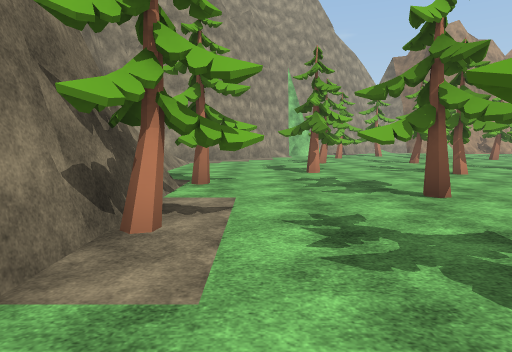
view 1 (above)

23 first-person views from a walk through a scene from a Unity 3-D project. The camera is 1.5 m above the floor, tilts 6° down and sees 75° across. The floor is counted in squares, 2 m on a side. Each view is taken from the middle of a square. On the plan, view 1 faces up. The plan holds only what a view shows up to about 11 squares ahead; the rest is blank. The place goes on beyond the plan. Some surface patterns are stand-ins.

view 2
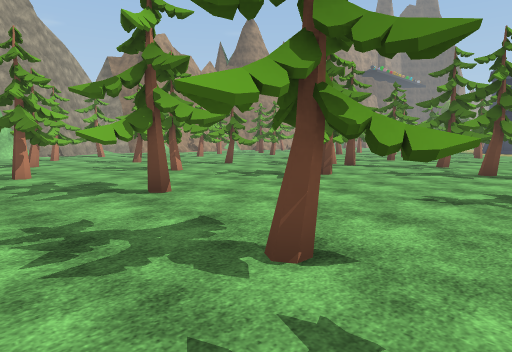

view 3
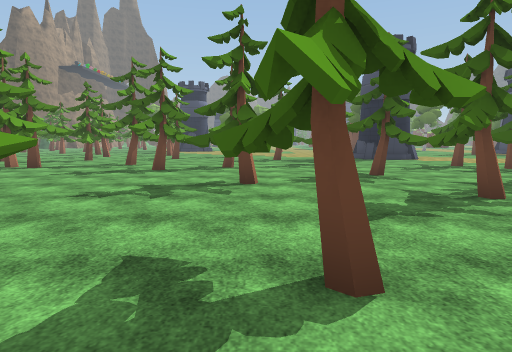

view 4
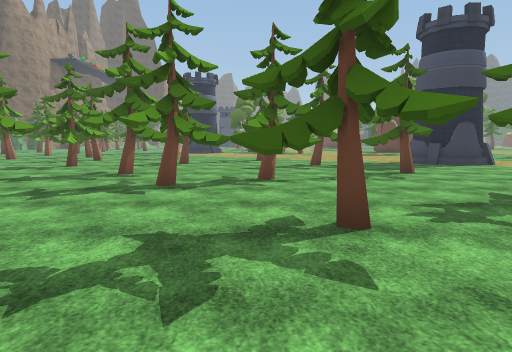

view 5
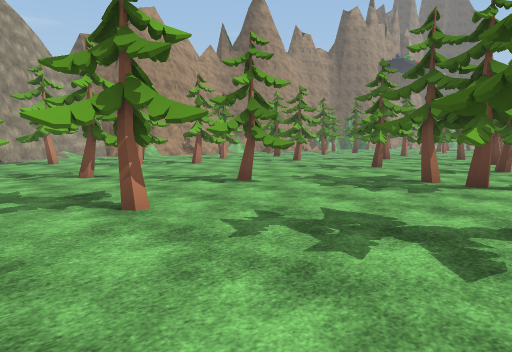

view 6
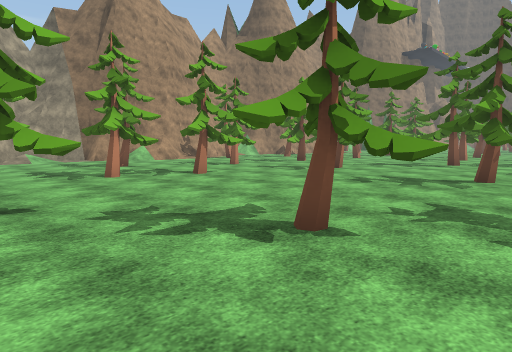

view 7
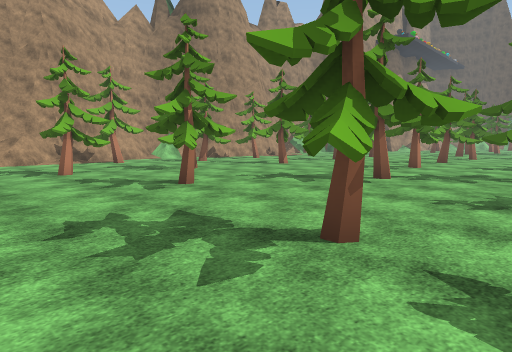

view 8
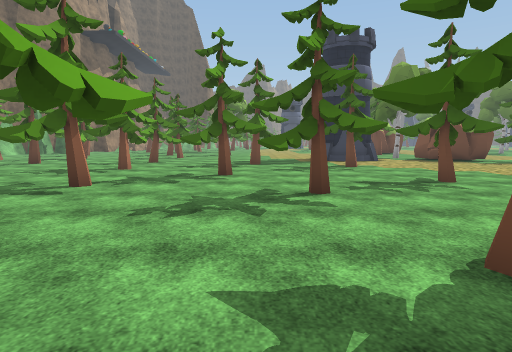

view 9
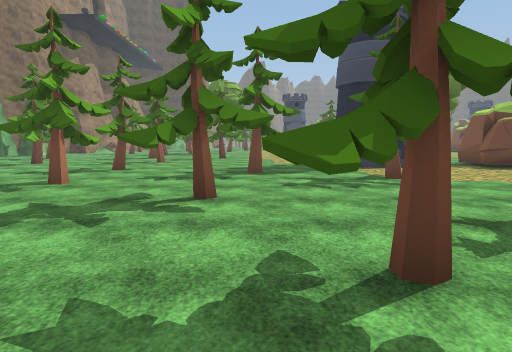

view 10
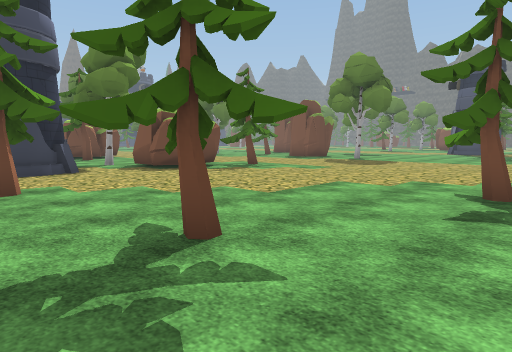

view 11
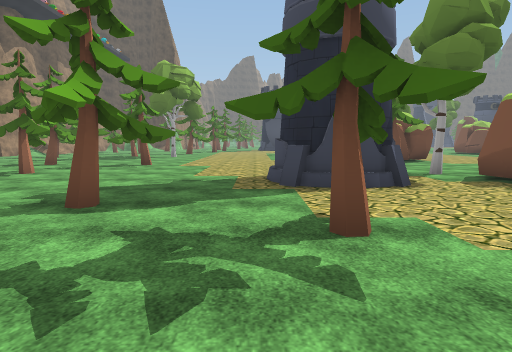

view 12
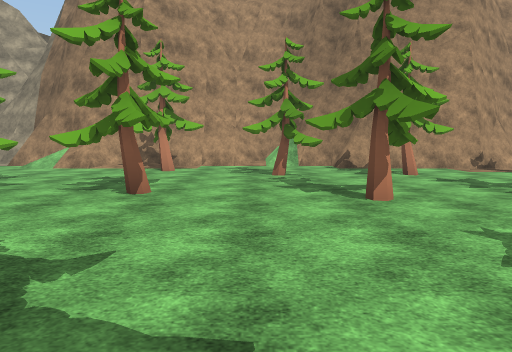

view 13
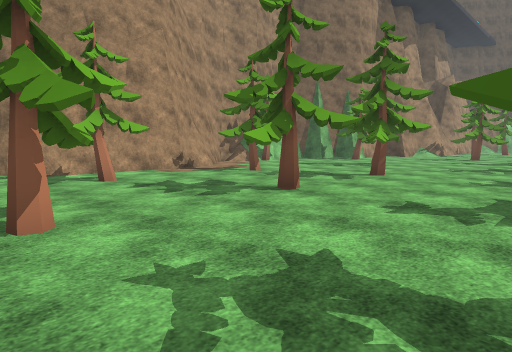

view 14
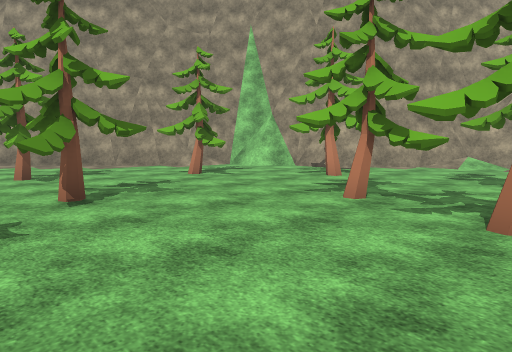

view 15
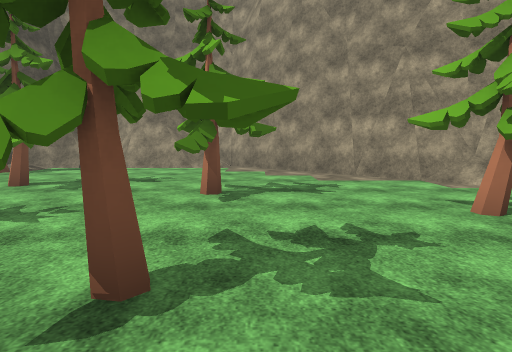

view 16
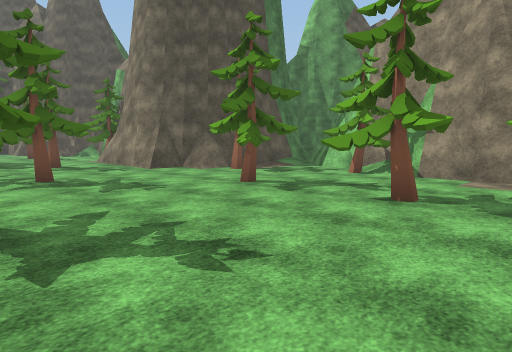

view 17
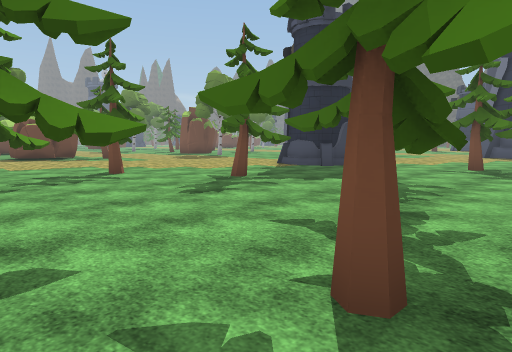

view 18
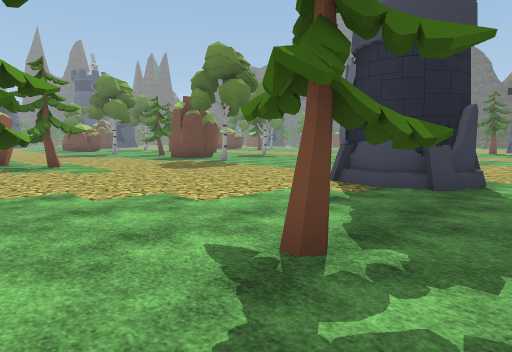

view 19
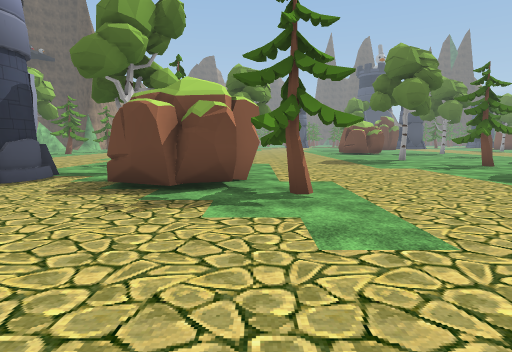

view 20
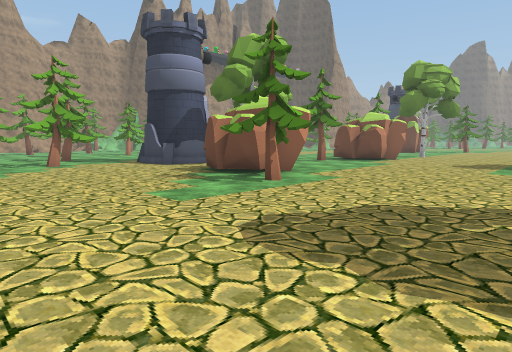

view 21
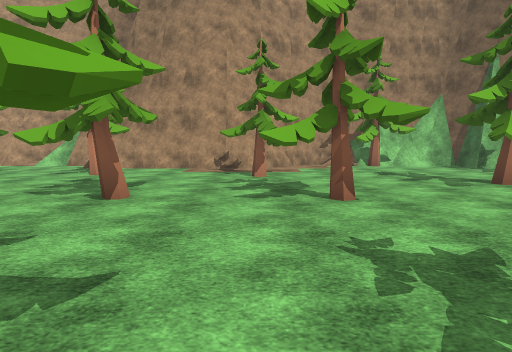

view 22
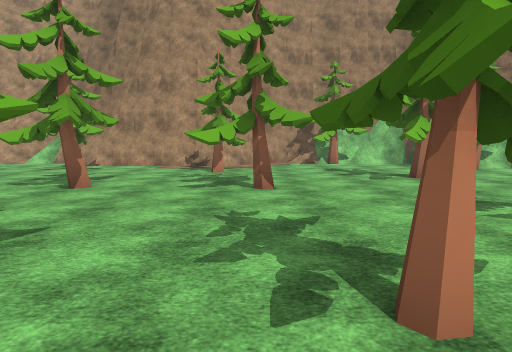

view 23
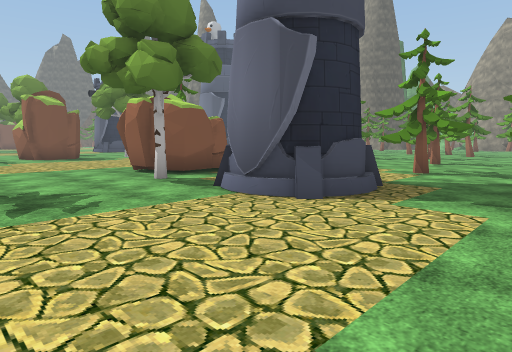

### Floor plan
Points are (right, up) in squares from view 1. A wall is a line through its corners. A room is listed if a view was taken in it or the views show most of it. See-through windows are left out.
Room 1 (views 1, 2, 3, 4, 5, 6, 7, 8, 9, 10, 11, 12, 13, 14, 15, 16, 17, 18, 19, 20, 21, 22, 23)
walls: (13, 19.9) (12.4, 19.4) (11.9, 19.4); (11.8, 20.1) (9.5, 20.1); (16.4, 20.1) (13.5, 20.1); (14.9, 20.3) (14.4, 20.2); (11.3, 20.1) (10.6, 20.2); (15.4, 20.4) (14.8, 20.4); (11.5, 20.4) (10.8, 20.5); (20.5, 19.2) (20.3, 19.4) (19.7, 19.4) (19.7, 20) (19.5, 20.1); (10.5, 20.4) (9.9, 20.4); (16.1, 20.7) (15.2, 20.4); (18.5, 20.2) (18.3, 20.4) (17.6, 20.4); (19.7, 20.1) (17.5, 20.1); (18.4, 20.6) (17.9, 20.6); (17.2, 21.1) (16.4, 20.4) (15.6, 20.4); (17.3, 21.1) (16.6, 20.9) (16.3, 20.6) (15.9, 20.6); (4.5, 18.2) (3.7, 18.2) (3.3, 18.1); (18.8, 20.7) (18.4, 21.2); (-1.4, 4.2) (-1.4, 0.4); (4, 18.4) (3.7, 18.3); (2.7, 17.3) (1.7, 17.3) (0.6, 16) (0.4, 15.1); (-1.4, 1.6) (-1.6, 1.1) (-1.6, 0.4) (-2.2, -0.4) (-2.4, -1.3); (3.4, 18.2) (2.8, 17.6) (2.2, 17.6) (1.6, 17.2); (8.5, 21.2) (7.4, 21.1) (4.8, 18.4); (0.6, 15.2) (-3.2, 11.4); (7.9, 21.2) (7.5, 21.5) (7.2, 21); (-2.5, 7) (-2.5, 6.2); (-2.7, 6.9) (-2.7, 6.3) (-2.5, 6.2); (23.8, 19.6) (23, 19.1); (-2.5, 9.6) (-2.5, 8.2); (-2.7, 9.2) (-2.7, 8.3) (-3.1, 7.9); (1.5, -5.8) (1.5, -7.5); (0.5, -4.7) (0.5, -5.8) (1.3, -5.8) (1.3, -6.3) (1.6, -6.5); (-0.4, -4.7) (0.2, -4.7) (0.2, -5.4) (0.5, -5.5) (0.7, -5.8); (-0.5, -4.6) (-0.2, -5); (0.2, -5.5) (1.3, -5.5); (25.2, 20.2) (24.6, 19.9) (24.1, 19.4) (23.5, 19.4); (-3.7, 9.8) (-3.3, 9); (-3.4, 11.3) (-3.8, 10.8); (-2.4, -2.5) (-3.2, -3.3); (26, 21) (24.2, 19.2) (19.7, 19.2); (-2.1, -4.6) (0.5, -4.6); (27.6, 21) (27, 21.1); (28.8, 20.6) (28, 20.4); (29.1, 20.4) (27.8, 20.4); (29.5, 20.1) (27.8, 20.1); (29.4, 20.3) (29.1, 20.6) (28.6, 20.6)
low walls: (12.5, 19.2) (11.5, 19.2); (3.7, 18.3) (2.7, 17.3); (-3.3, 9) (-3.3, 8.4)
objects: tree (-1, -4) to (0, -4); tree (-1, -1) to (-1, 0); tree (-1, 5) to (-1, 6); tree (0, 3); tree (1, 8) to (2, 8); tree (2, -1); tree (2, 1); tree (2, 4); tree (2, 11) to (3, 12); tree (3, 15) to (4, 15); tree (4, -7); tree (5, -4); tree (5, 8); tree (5, 17) to (6, 17); tree (6, -6); tree (6, -1) to (6, 0); tree (6, 4); tree (6, 11) to (6, 12); tree (7, -4); tree (8, 8) to (8, 9); tree (8, 14) to (9, 14); tree (9, -1) to (10, 0); tree (9, 1); tree (9, 5); tree (9, 16) to (10, 17); tree (10, -7); tree (10, 2) to (11, 3); tree (10, 6); tree (10, 13); tree (11, -3); tree (12, 5) to (13, 5); tree (12, 8); tree (12, 15) to (13, 16); tree (13, -3) to (13, -2); tree (13, 11) to (14, 12); tower (14, -6) to (15, -6); tree (14, 2) to (15, 3); tree (14, 15) to (15, 15); tree (14, 19) to (15, 19); tree (15, 6) to (16, 7); tree (16, -1) to (16, 0); tree (16, 10); tree (17, 3) to (18, 4); tree (18, 8); tree (18, 17); tree (19, 14) to (19, 15); tree (20, 10) to (21, 11); tree (20, 17) to (20, 18); tree (21, 4) to (22, 4); tree (21, 14) to (22, 14); tree (22, 6) to (22, 7); tree (23, -3) to (24, -2); other object (23, -2) to (25, 0); tree (23, 10) to (23, 11); tower (24, 4) to (25, 4); tree (24, 14) to (25, 14); tree (24, 17) to (25, 18); tree (25, 10) to (26, 11); tree (26, 1); tree (27, 19); tree (28, 9); tree (28, 15) to (28, 16); tree (29, 0); tree (29, 11)

Where each view was taken, in squares from view 1:
view 1: 0 up, 0 right, facing up
view 2: 0 up, 0 right, facing up-right
view 3: 1 down, 0 right, facing right
view 4: 0 up, 3 right, facing right
view 5: 4 up, 3 right, facing up-right
view 6: 7 up, 5 right, facing up-right
view 7: 7 up, 10 right, facing up-right
view 8: 7 up, 11 right, facing right
view 9: 7 up, 14 right, facing right
view 10: 5 up, 15 right, facing down-right
view 11: 5 up, 18 right, facing right
view 12: 10 up, 17 right, facing up
view 13: 11 up, 18 right, facing up-right
view 14: 10 up, 10 right, facing up-left
view 15: 12 up, 7 right, facing left
view 16: 3 up, 6 right, facing down-left
view 17: 3 up, 8 right, facing down-right
view 18: 0 up, 12 right, facing down-right
view 19: 2 down, 18 right, facing right
view 20: 7 down, 18 right, facing up-right
view 21: 10 up, 24 right, facing up
view 22: 9 up, 25 right, facing up
view 23: 7 up, 29 right, facing down-left
